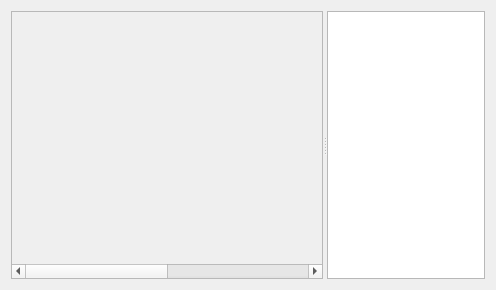
<?xml version="1.0" encoding="UTF-8"?>
<ui version="4.0">
 <class>DiagramDialog</class>
 <widget class="QDialog" name="DiagramDialog">
  <property name="geometry">
   <rect>
    <x>0</x>
    <y>0</y>
    <width>496</width>
    <height>290</height>
   </rect>
  </property>
  <property name="windowTitle">
   <string>Helyfoglalás</string>
  </property>
  <layout class="QHBoxLayout" name="horizontalLayout_2">
   <item>
    <widget class="QSplitter" name="splitter">
     <property name="orientation">
      <enum>Qt::Horizontal</enum>
     </property>
     <widget class="QScrollArea" name="scrollArea">
      <property name="widgetResizable">
       <bool>true</bool>
      </property>
      <widget class="QWidget" name="scrollAreaWidgetContents">
       <property name="geometry">
        <rect>
         <x>0</x>
         <y>0</y>
         <width>612</width>
         <height>257</height>
        </rect>
       </property>
       <layout class="QHBoxLayout" name="horizontalLayout">
        <item>
         <widget class="AllocWidget" name="widget" native="true">
          <property name="minimumSize">
           <size>
            <width>600</width>
            <height>0</height>
           </size>
          </property>
         </widget>
        </item>
       </layout>
      </widget>
     </widget>
     <widget class="QTreeWidget" name="dirTree">
      <property name="maximumSize">
       <size>
        <width>300</width>
        <height>16777215</height>
       </size>
      </property>
      <attribute name="headerVisible">
       <bool>false</bool>
      </attribute>
      <column>
       <property name="text">
        <string notr="true">1</string>
       </property>
      </column>
     </widget>
    </widget>
   </item>
  </layout>
 </widget>
 <customwidgets>
  <customwidget>
   <class>AllocWidget</class>
   <extends>QWidget</extends>
   <header>allocwidget.h</header>
   <container>1</container>
  </customwidget>
 </customwidgets>
 <resources/>
 <connections/>
</ui>
